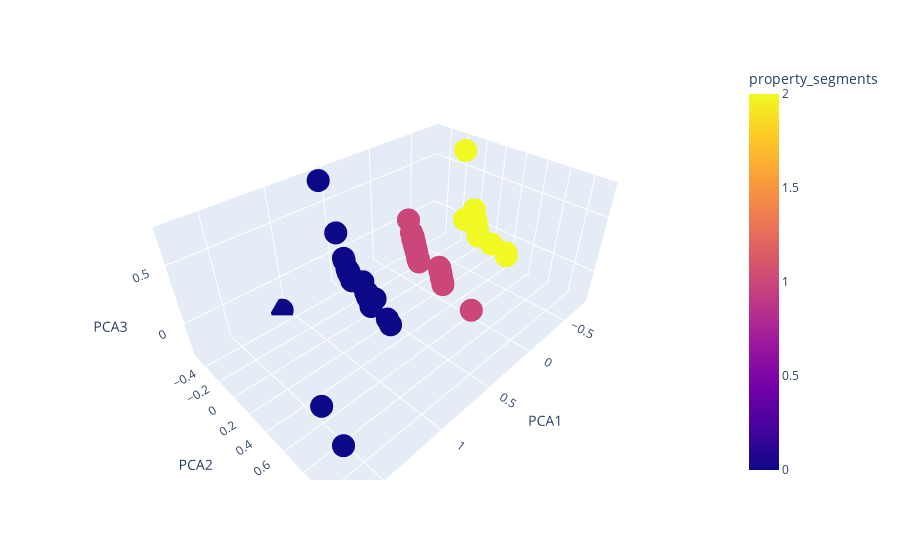

Write notebook code for a chart like this one.
### Code cell
# Plot the clusters
# propertyChi_pca_predictions_df.hvplot.scatter(
#     x="PCA1",
#     y="PCA2",
#     by="property_segments"
# )

import plotly.express as px

fig = px.scatter_3d(propertyAZ_pca_predictions_df, x='PCA1', y='PCA2', z='PCA3',
              color='property_segments')
fig.show()

### Figure 1 — Plotly figure (JSON) as saved in the notebook; plotly's stock layout.template omitted (floating-point values rounded to 4 significant figures; data arrays with more than 128 entries replaced by an {"elided": "..."} marker saying what was removed)
{"data": [{"hovertemplate": "PCA1=%{x}<br>PCA2=%{y}<br>PCA3=%{z}<br>property_segments=%{marker.color}<extra></extra>", "legendgroup": "", "marker": {"color": {"elided": "137 int values"}, "coloraxis": "coloraxis", "symbol": "circle"}, "mode": "markers", "name": "", "scene": "scene", "showlegend": false, "type": "scatter3d", "x": {"elided": "137 float values"}, "y": {"elided": "137 float values"}, "z": {"elided": "137 float values"}}], "layout": {"coloraxis": {"colorbar": {"title": {"text": "property_segments"}}, "colorscale": [[0, "#0d0887"], [0.1111, "#46039f"], [0.2222, "#7201a8"], [0.3333, "#9c179e"], [0.4444, "#bd3786"], [0.5556, "#d8576b"], [0.6667, "#ed7953"], [0.7778, "#fb9f3a"], [0.8889, "#fdca26"], [1, "#f0f921"]]}, "legend": {"tracegroupgap": 0}, "margin": {"t": 60}, "scene": {"domain": {"x": [0, 1], "y": [0, 1]}, "xaxis": {"title": {"text": "PCA1"}}, "yaxis": {"title": {"text": "PCA2"}}, "zaxis": {"title": {"text": "PCA3"}}}}}
